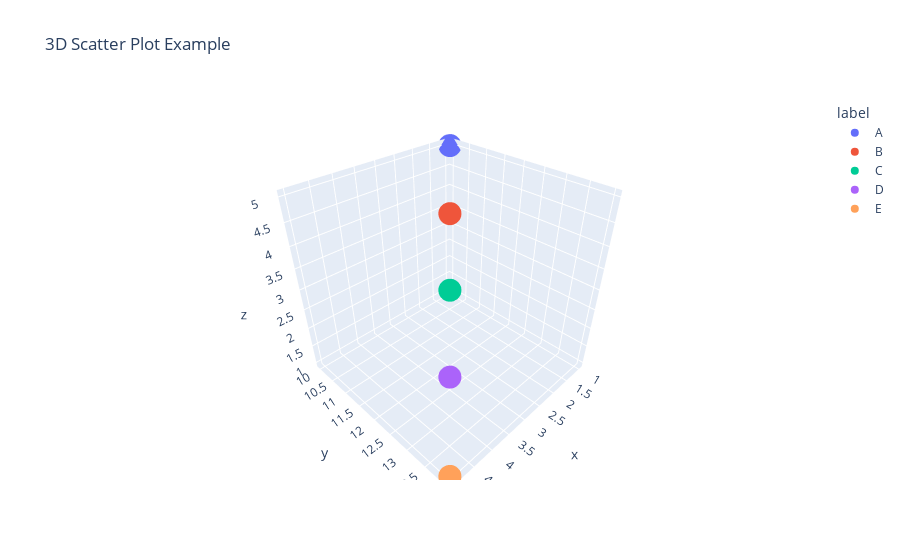

Source (notebook cell):
### Code cell
#13.Create a 3D scatter plot using Plotly?
import plotly.express as px
import pandas as pd
data = {
    'x': [1, 2, 3, 4, 5],
    'y': [10, 11, 12, 13, 14],
    'z': [5, 4, 3, 2, 1],
    'label': ['A', 'B', 'C', 'D', 'E']
}

df = pd.DataFrame(data)
fig = px.scatter_3d(df, x='x', y='y', z='z', color='label',
                    title='3D Scatter Plot Example')
fig.show()

### Figure 1 — Plotly figure (JSON) as saved in the notebook; plotly's stock layout.template omitted (floating-point values rounded to 4 significant figures)
{"data": [{"hovertemplate": "label=A<br>x=%{x}<br>y=%{y}<br>z=%{z}<extra></extra>", "legendgroup": "A", "marker": {"color": "#636efa", "symbol": "circle"}, "mode": "markers", "name": "A", "scene": "scene", "showlegend": true, "type": "scatter3d", "x": [1], "y": [10], "z": [5]}, {"hovertemplate": "label=B<br>x=%{x}<br>y=%{y}<br>z=%{z}<extra></extra>", "legendgroup": "B", "marker": {"color": "#EF553B", "symbol": "circle"}, "mode": "markers", "name": "B", "scene": "scene", "showlegend": true, "type": "scatter3d", "x": [2], "y": [11], "z": [4]}, {"hovertemplate": "label=C<br>x=%{x}<br>y=%{y}<br>z=%{z}<extra></extra>", "legendgroup": "C", "marker": {"color": "#00cc96", "symbol": "circle"}, "mode": "markers", "name": "C", "scene": "scene", "showlegend": true, "type": "scatter3d", "x": [3], "y": [12], "z": [3]}, {"hovertemplate": "label=D<br>x=%{x}<br>y=%{y}<br>z=%{z}<extra></extra>", "legendgroup": "D", "marker": {"color": "#ab63fa", "symbol": "circle"}, "mode": "markers", "name": "D", "scene": "scene", "showlegend": true, "type": "scatter3d", "x": [4], "y": [13], "z": [2]}, {"hovertemplate": "label=E<br>x=%{x}<br>y=%{y}<br>z=%{z}<extra></extra>", "legendgroup": "E", "marker": {"color": "#FFA15A", "symbol": "circle"}, "mode": "markers", "name": "E", "scene": "scene", "showlegend": true, "type": "scatter3d", "x": [5], "y": [14], "z": [1]}], "layout": {"legend": {"title": {"text": "label"}, "tracegroupgap": 0}, "scene": {"domain": {"x": [0, 1], "y": [0, 1]}, "xaxis": {"title": {"text": "x"}}, "yaxis": {"title": {"text": "y"}}, "zaxis": {"title": {"text": "z"}}}, "title": {"text": "3D Scatter Plot Example"}}}
